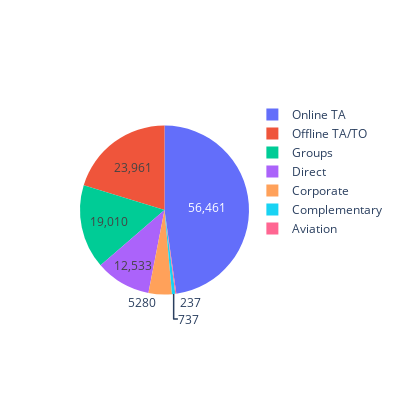

Notebook cell for this chart:
### Code cell
trace = go.Pie(labels = market_segment.index,
                values = market_segment, 
               hoverinfo="label+percent", 
               textinfo = "value")

fig = go.Figure(data = [trace])
fig.update_layout(width = 400, height = 400)
fig.show()

### Figure 1 — Plotly figure (JSON) as saved in the notebook; plotly's stock layout.template omitted (floating-point values rounded to 4 significant figures)
{"data": [{"hoverinfo": "label+percent", "labels": ["Online TA", "Offline TA/TO", "Groups", "Direct", "Corporate", "Complementary", "Aviation"], "textinfo": "value", "type": "pie", "values": [56461, 23961, 19010, 12533, 5280, 737, 237]}], "layout": {"height": 400, "width": 400}}
